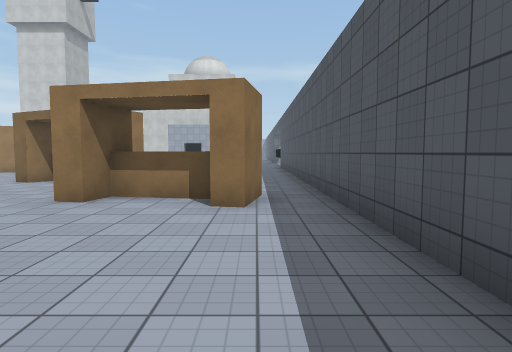
[1] (above)

24 first-person views from a walk through a 3-D level made in the Unity game engine. The camera is 1.5 m above the floor, tilts 4° down and sees 75° across. The floor is counted in squares, 2 m on a side. Each view is taken from the middle of a square. On the plan, view 1 faces up. The plan holds only what a view shows up to about 11 squares ahead; the rest is blank. The place goes on beyond the plan. The player is left out. Some surface patterns are stand-ins.

[2]
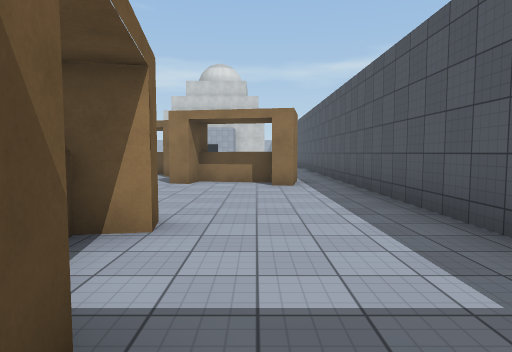

[3]
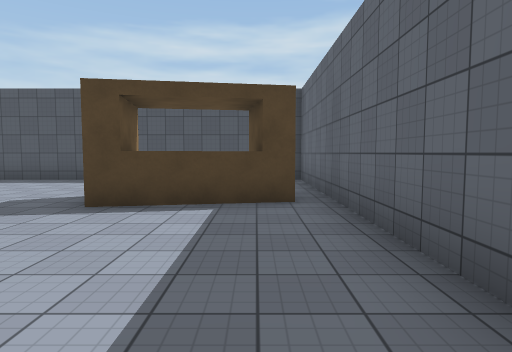

[4]
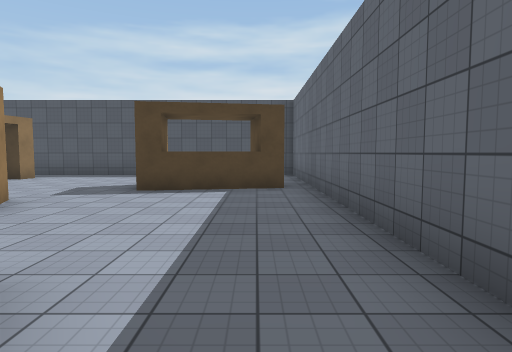

[5]
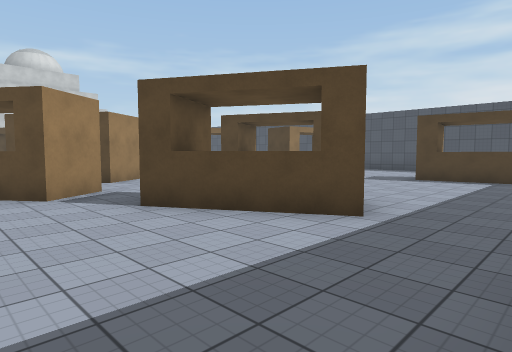

[6]
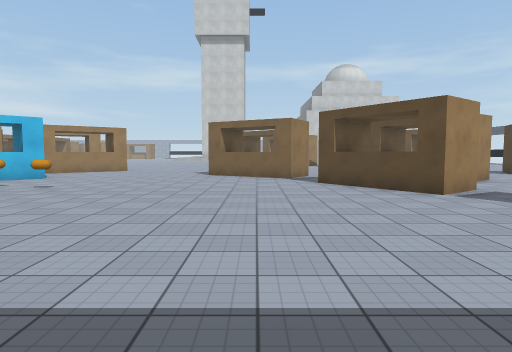

[7]
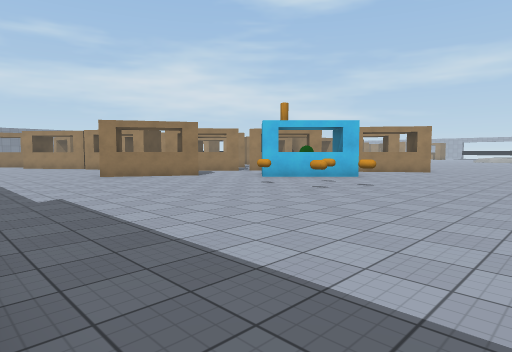

[8]
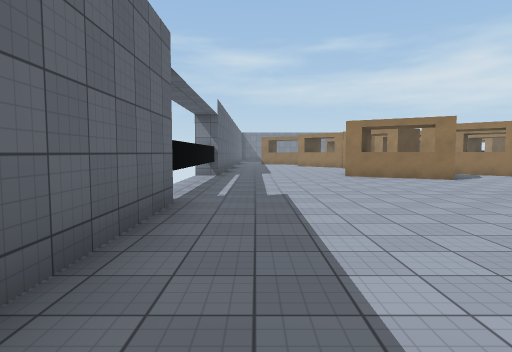

[9]
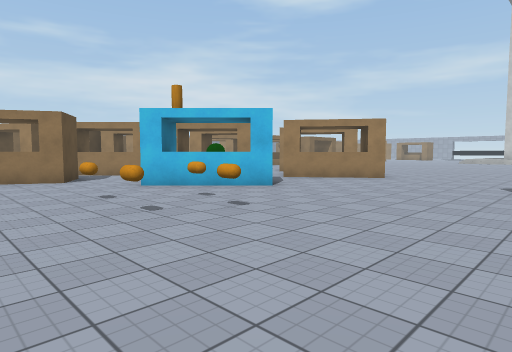

[10]
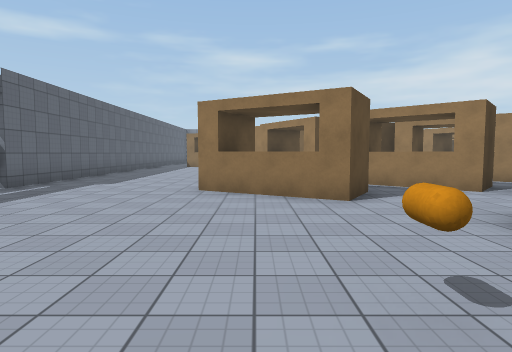

[11]
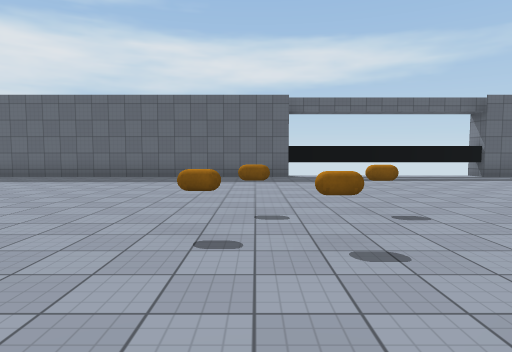

[12]
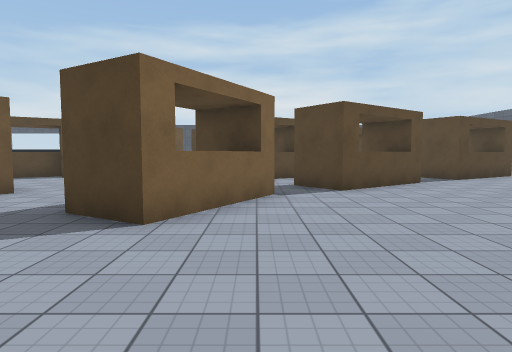

[13]
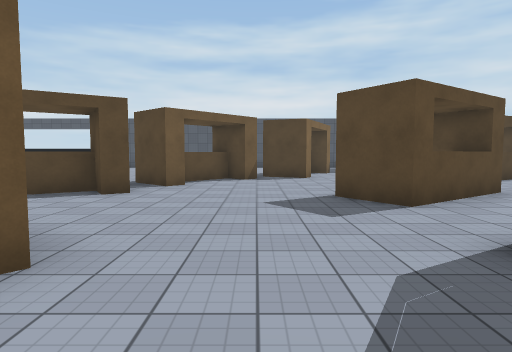

[14]
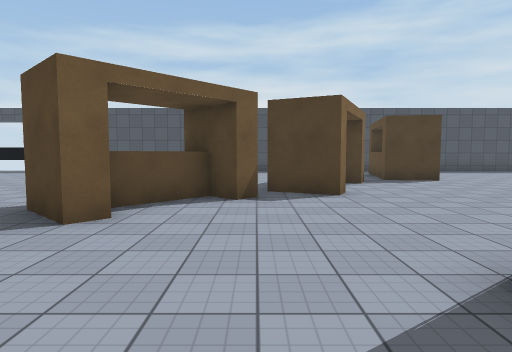

[15]
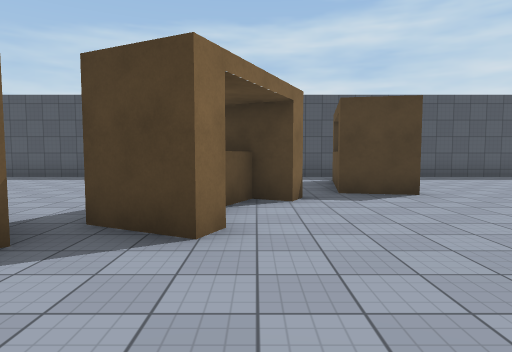

[16]
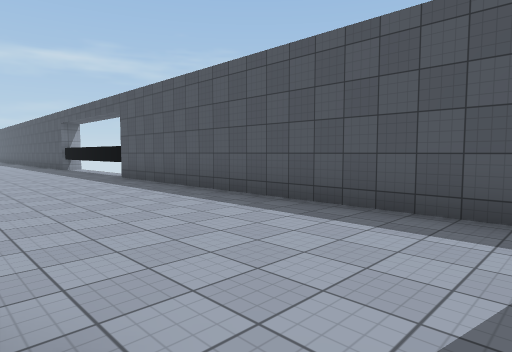

[17]
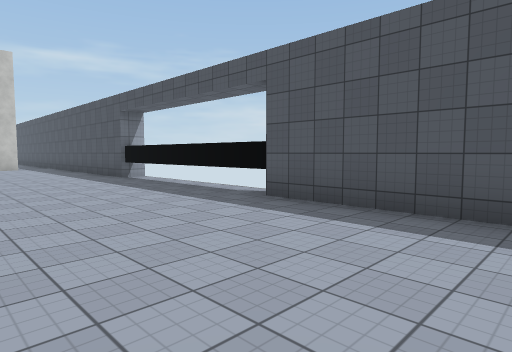

[18]
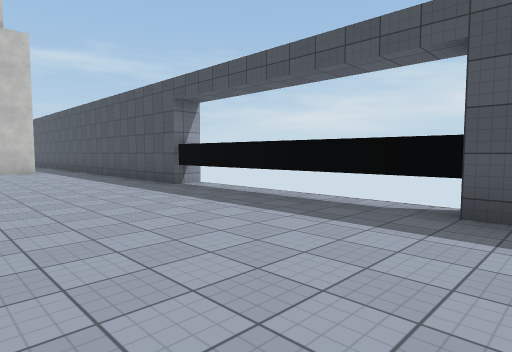

[19]
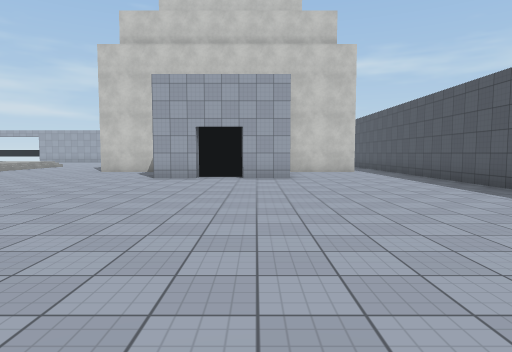

[20]
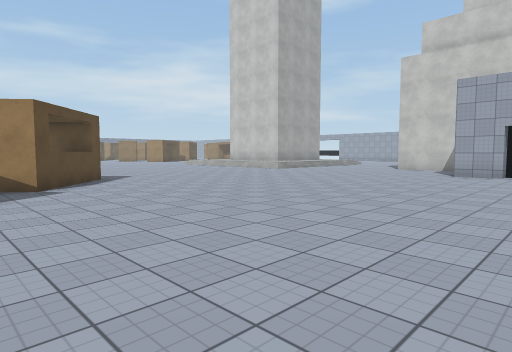

[21]
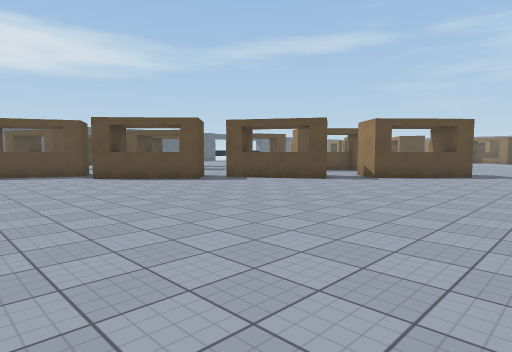

[22]
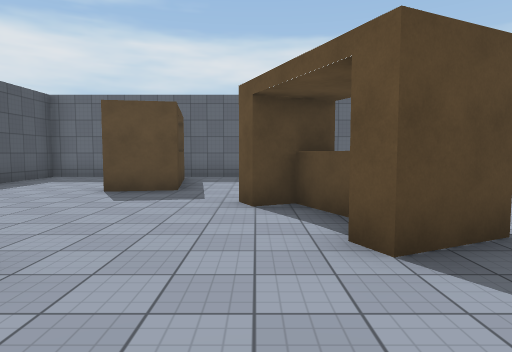

[23]
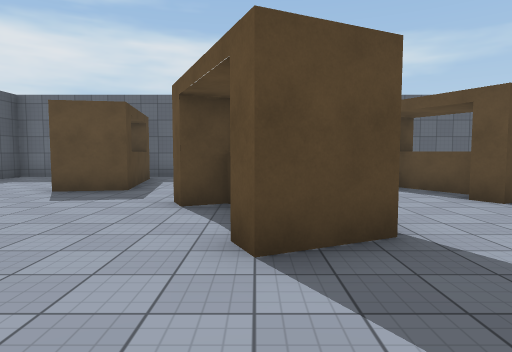

[24]
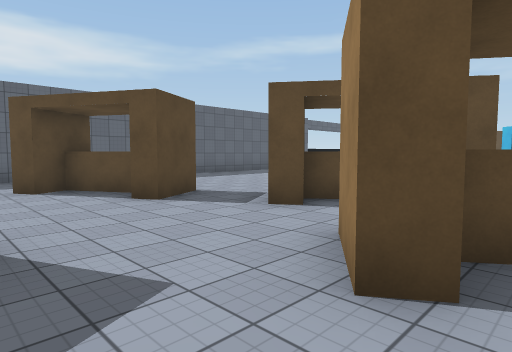

### Floor plan
Points are (right, up) in squares from view 1. A wall is a line through its corners. A room is listed if a view was taken in it or the views show most of it. See-through windows are left out.
Room 1 (views 1, 2)
walls: (-3.4, 0.4) (-2.1, 0.6) (-2, 0.1) (-3.3, -0.1); (-0.1, 4.5) (-0.6, 4.6) (-0.5, 5.3) (-2.6, 5.7); (-3.1, -2.1) (-1.6, -1.9) (-1.6, -2.3); (-3.4, -3.3) (1.3, -3.3) (1.3, 4.4); (-2.3, 6.4) (-2.6, 5) (-3.1, 5.1)
ways out: opening at (-4, 1) to room 2; opening at (-2.5, -3) to room 2; opening at (1, 5.5) to room 3; opening at (-4, 3) to room 4
Room 2 (view 3)
walls: (-4.7, 1.9) (-5.2, 1.7); (-8.6, -3.3) (-3.4, -3.3); (-2.9, -2.7) (-3.4, 0.4)
ways out: opening at (-4, 1) to room 1; opening at (-2.5, -3) to room 1; opening at (-9, -2.5) to room 3; opening at (-7.7, 1) to room 4
Room 3 (views 4, 5, 6, 7, 8, 9, 10, 11, 12, 13, 16, 17, 18, 19, 20, 21)
walls: (-13.2, 18.2) (-14.1, 17.3); (-13.7, 18.6) (-11.3, 16.4) (-12.2, 15.5); (-10.3, 15.7) (-8.6, 13.1); (-20.2, 10.7) (-22.7, 8.9); (-10.1, 12.8) (-8.9, 13.5); (-9.4, 13) (-10.1, 14.2); (-8.6, 12) (-7.6, 13.1) (-5.3, 11.1); (-14.5, 6.8) (-13.7, 8.1); (-14, 6.7) (-16.6, 8.2) (-15.9, 9.4); (-21, 6.7) (-23.2, 4.5); (-12, 5.7) (-13.2, 4.8); (-5.5, 9.8) (-3.5, 8.8); (-11.7, 2.9) (-13.4, 5.3); (-26.3, 6.3) (-27.9, 4.6); (-26.4, 4.2) (-25.1, 3.5) (-26.6, 0.9); (-2.8, 6.5) (0.1, 5.9) (-0.1, 4.5); (-4.4, 27.2) (-5.7, 27.2) (-5.7, 26.8) (-7, 26.8); (-27.6, 2) (-26.4, 1.3); (-9.3, -1.2) (-10.8, 1.5); (-2.9, 26.8) (-4.4, 26.8); (2, 23) (1.2, 23); (1.3, 4.4) (1.3, 28); (-27, -3.1) (-27, -4); (-31, -3.3) (-10.4, -3.3)
ways out: opening at (1, 5.5) to room 1; opening at (-9, -2.5) to room 2; opening at (-15, 10) to room 4; opening at (-11.5, 13) to room 4; opening at (-11, 2) to room 4; opening at (-3, 7) to room 4; opening at (-23.5, 7)
objects: orange capsule (-22, 3); orange capsule (-21, 4); orange capsule (-20, 3); orange capsule (-19, 4)
Room 4 (views 14, 15, 22, 23, 24)
walls: (-10.1, 5.7) (-8.9, 6.6) (-8.6, 6.2) (-9.7, 5.4) (-11.4, 7.8) (-10.3, 8.6); (-11.8, 4.2) (-11.4, 3.7); (-6.3, 9.9) (-6.7, 10.3) (-5.8, 11.4); (-5.4, 8.9) (-5.7, 8.3) (-6.2, 8.5) (-5.5, 9.8); (-13.3, 7.9) (-14, 6.7); (-8.1, 11.6) (-8.6, 12); (-6.1, 3.3) (-5.6, 2); (-13.4, 5.3) (-12.3, 6.1); (-6.2, 10.8) (-7.6, 12); (-12, 3.2) (-10.8, 4.1) (-10.5, 3.7) (-11.7, 2.9); (-9.8, 12.3) (-10.1, 12.8); (-3.5, 8) (-4.4, 8.4); (-3.4, 7.2) (-3.9, 7.4) (-3.4, 8.5); (-10.8, 1.5) (-9.6, 2.1) (-9.4, 1.7) (-10.6, 1); (-6.2, 1.8) (-5, 2.4) (-4.7, 1.9); (-9.9, 1.1) (-9, -0.4); (-6.1, 1.6) (-7.3, 4.1) (-6, 4.7) (-5.8, 4.1); (-3.1, 5.1) (-2.8, 6.5); (-9.6, -0.7) (-8.4, 0) (-8.1, -0.5)
ways out: opening at (-4, 3) to room 1; opening at (-7.7, 1) to room 2; opening at (-15, 10) to room 3; opening at (-11.5, 13) to room 3; opening at (-11, 2) to room 3; opening at (-3, 7) to room 3

Where each view was taken, in squares from view 1:
view 1: 0 up, 0 right, facing up
view 2: 3 down, 1 left, facing up
view 3: 2 down, 8 left, facing right
view 4: 2 down, 10 left, facing right
view 5: 3 down, 13 left, facing up-right
view 6: 3 down, 15 left, facing up
view 7: 3 down, 16 left, facing up-left
view 8: 2 down, 16 left, facing left
view 9: 1 up, 16 left, facing up-left
view 10: 2 up, 20 left, facing left
view 11: 7 up, 20 left, facing down
view 12: 7 up, 20 left, facing right
view 13: 10 up, 16 left, facing right
view 14: 10 up, 12 left, facing right
view 15: 8 up, 9 left, facing right
view 16: 7 up, 3 left, facing up-right
view 17: 13 up, 3 left, facing up-right
view 18: 16 up, 3 left, facing up-right
view 19: 17 up, 4 left, facing up
view 20: 15 up, 4 left, facing up-left
view 21: 21 up, 2 left, facing down-left
view 22: 7 up, 5 left, facing down
view 23: 7 up, 6 left, facing down
view 24: 7 up, 7 left, facing down-left
